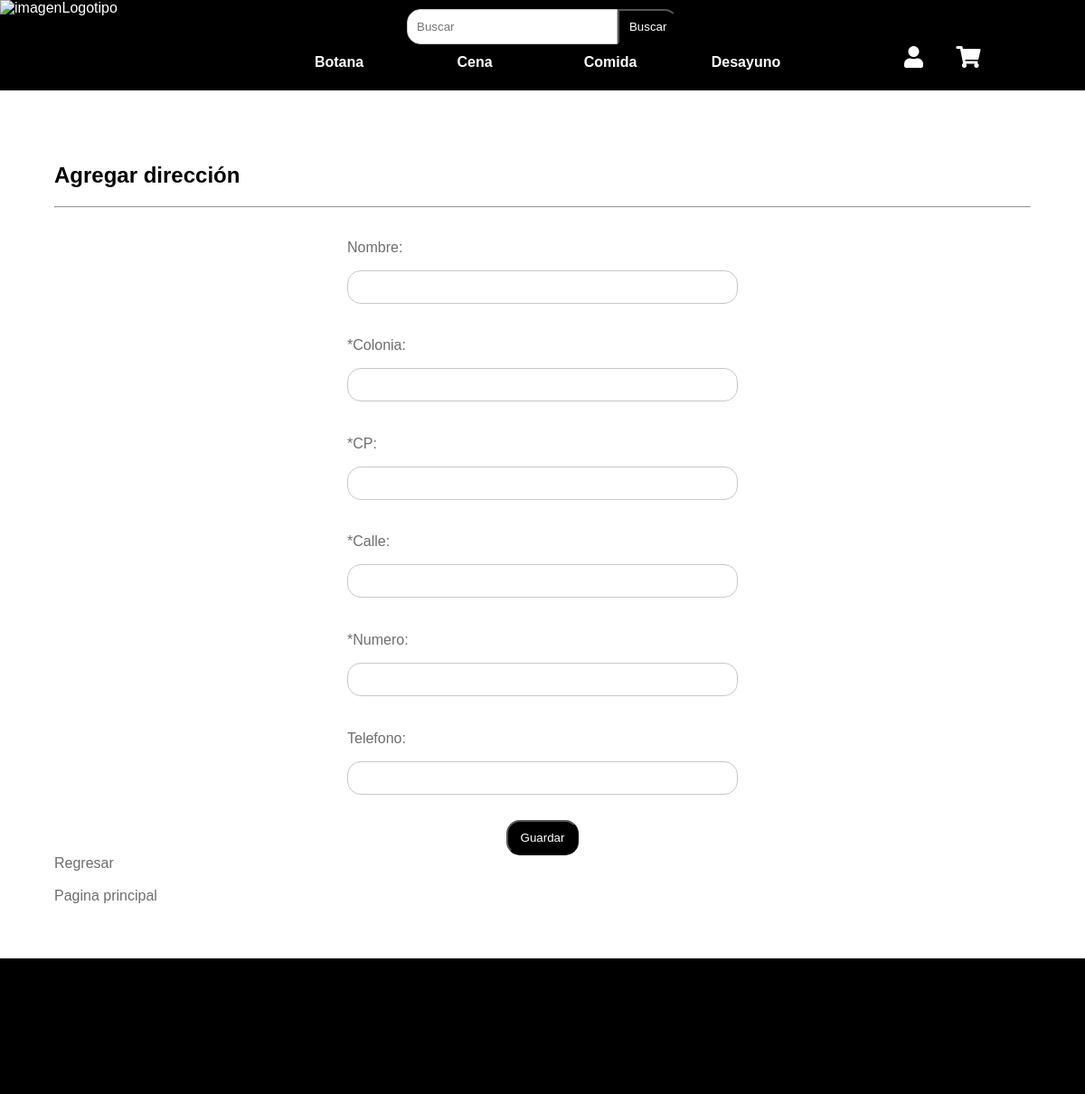
Screenshot of /tienda/agregarDireccion.php (signed in) with the database file from the repository.
### tables this page shows
CREATE TABLE `tipos` (
  `tipo` varchar(15) NOT NULL COMMENT 'Desayuno, postre etc'
);

### tienda/funciones.php (the view, shortened to what this page needs)
<?php
	function encabezado()
	{
		$conn=conectarBD();
		$barra="<div id='encabezado'>
			<img id='logo' src='logo.jpeg' alt='imagenLogotipo'>
			<div id='seccionMedia'>
				<form class='formulario' method='get' action='busqueda.php' onsubmit='return validaDatos()'>
					<div class='campoB'>
						<div>
							<input class='texto' type='text' placeholder='Buscar' id='buscar' name='buscar'>
							<input class='enviar' type='submit' value='Buscar'>
						</div>
					</div>
				</form>
				<nav id='menuNav'>";
				$qry="select tipo from tipos";
				$res = mysqli_query($conn,$qry);
				if(mysqli_num_rows($res)>0)
				{
					while($reg = mysqli_fetch_array($res))
					{
						$barra=$barra."<a class='liga' href='busqueda.php?".$reg["tipo"]."=on&buscar=&b='aplicar'>".$reg["tipo"]."</a>";
					}
				}
			$barra=$barra."</nav>
			</div>
			<section id='espacioIconos'>
				<a id='cuenta' onmouseout='ocultaSM(\"subMenuC\")' onmouseover='mostrarSM(\"subMenuC\",\"cuenta\")' href='#'><i class='fas fa-user'></i></a>
				<a id='carrito' href='carrito.php'><i class='fas fa-shopping-cart'></i></a>
				<nav id='subMenuC' onmouseout='ocultaSM(\"subMenuC\")' onmouseover='mostrarSM(\"subMenuC\",\"cuenta\")'>
				";
				if(!isset($_SESSION["usuario"]))
					$barra=$barra."<a href='login.php'>Iniciar sesión</a>
								   <a href='registro.php'>Registrate</a>";
				else
				{
					$barra=$barra."<p>".$_SESSION["usuario"]."</p>
									<a href='verCompras.php'>Ver compras</a>
									<a href='configuraDatos.php'>Configuración</a>
								   <a href='logout.php'>Cerrar sesión</a>";
					if($_SESSION["tipo"]=="Administrador")
					{
						$barra=$barra."<a href='agregarProducto.php'>Agregar producto</a>";
						$barra=$barra."<a href='administrarCategorias.php'>Administrar categorias</a>";
						$barra=$barra."<a href='administrarPromociones.php'>Administrar promociones</a>";
					}
				}
				$barra = $barra . "</nav>
			</section>
		</div>
		<div id='difuminado'></div>";
		echo $barra;
	}
	?>
	<?php
	function footer()
	{
		echo"<div id='footer'></div>";
	}
	function relacionesEstiloBarra()
	{
		echo "<link href='css/all.css' rel='stylesheet'>";
		echo "<link href='elementos/formularios.css' rel='stylesheet'/>";
		echo "<link href='elementos/encabezado/encabezadoGeneral.css' rel='stylesheet'/>";
		echo "<link href='elementos/encabezado/encabezadoGrande.css' rel='stylesheet' media='screen and (min-width:981px)'/>";
		echo "<link href='elementos/encabezado/encabezadoMediano.css' rel='stylesheet' media='screen and (max-width: 980px)'/>";
	}
	function relacionesFormulario()
	{
		echo "<link href='css/all.css' rel='stylesheet'>";
		echo "<link href='elementos/formularios.css' rel='stylesheet'/>";
	}
	function conectarBD()
	{
		$c = mysqli_connect("localhost","root","","proyectotecweb");
		return $c;
	}
	?>

### tienda/css/all.css (style rules this page uses)
.fa, .fas, .far, .fal, .fad, .fab { -moz-osx-font-smoothing: grayscale; -webkit-font-smoothing: antialiased; display: inline-block; font-style: normal; font-variant: normal; text-rendering: auto; line-height: 1; }
.fa-shopping-cart:before { content: "\f07a"; }
.fa-user:before { content: "\f007"; }
.fa, .fas { font-family: 'Font Awesome 5 Free'; font-weight: 900; }

### tienda/elementos/formularios.css (style rules this page uses)
.formulario { display: flex; flex-direction: column; }
.p, .campo, .liga, .campoC { width:40%; margin: 1% auto; color: rgb(110,110,110); }
.liga { text-decoration: none; }
.enviar { width:80px; margin:auto; padding:10px; border-radius:15px; background-color:black; color:white; }
.campoB { width: 50%; margin: auto; color: rgb(110,110,110); }
.campoB div { display: flex; }
.campoB .texto { box-sizing: border-box; width: 100%; padding:10px; border-radius: 15px 0px 0px 15px; border:1px solid rgb(200,200,200); }
.campoB .enviar { border-radius: 0px 15px 15px 0px; }

### tienda/elementos/encabezado/encabezadoGeneral.css (style rules this page uses)
body { margin:0px; min-height: 100vh; display: flex; flex-flow: column; }
#encabezado { font-family: poppins,sans-serif; position: absolute; width: 100%; height: 100px; z-index: 30; display: flex; justify-content: space-between; }
#logo { box-sizing: border-box; color: white; }
#seccionMedia { width: 50%; }
#seccionMedia form { margin-top: 10px; padding: auto; }
#menuNav { display: flex; flex-flow: row; justify-content: space-around; }
#menuNav .liga { text-align: center; border-radius: 5px; color: white; font-weight: bold; padding: 5px 10px; }
#espacioIconos { box-sizing: border-box; width: 200px; padding-top: 50px; }
#espacioIconos a { box-sizing: border-box; font-size: 1.5em; color: white; }
#carrito { margin-left: 16%; }
#difuminado { box-sizing: border-box; background-color: black; position: absolute; opacity: 20%; width: 100%; height: 100px; z-index: 20; }
#footer { display: block; background-color: black; width: 100%; height: 150px; margin-bottom: 0px; }

### tienda/elementos/encabezado/encabezadoGrande.css (style rules this page uses)
#encabezado { height: 100px; }
#logo { width: 200px; height: 100%; }
#seccionMedia { height: 100%; }
#espacioIconos { height: 100%; }

### tienda/elementos/encabezado/encabezadoMediano.css (style rules this page uses)
#encabezado { height: 100px; display: flex; justify-content: space-between; }
#logo { width: 200px; height: 100px; }
#seccionMedia { position: absolute; top: 100px; justify-content: center; width:100%; height: 100%; }
#espacioIconos { display: inline-block; height: 100px; }
#difuminado { position: relative; height: 200px; opacity: 100%; }

### tienda/funciones.php (style rules this page uses)
#difuminado { opacity: 100%; position:relative; }

### rows the page displays
tipos: tipo "Botana"
tipos: tipo "Cena"
tipos: tipo "Comida"
tipos: tipo "Desayuno"
